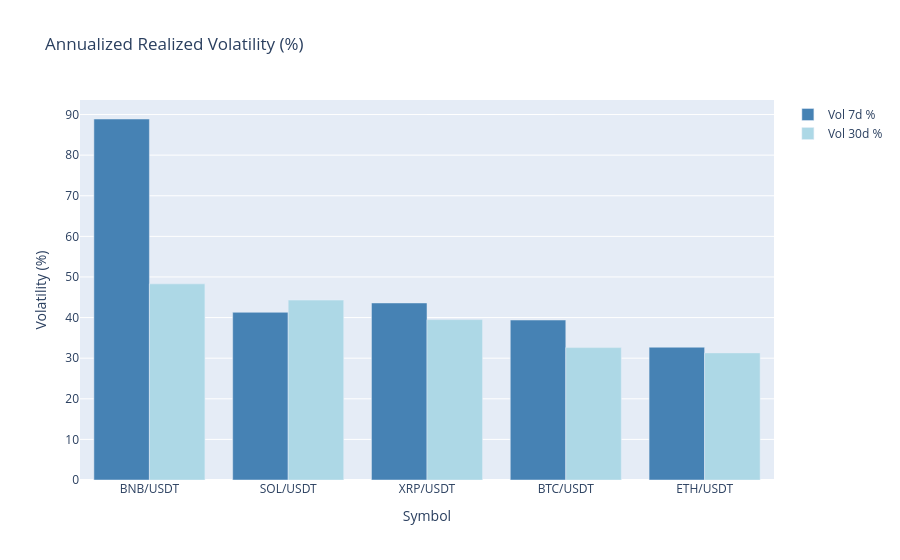

Notebook code for this chart:
### Code cell
fig = go.Figure()
fig.add_trace(go.Bar(name='Vol 7d %',  x=vol['symbol'], y=vol['vol_7d_pct'],  marker_color='steelblue'))
fig.add_trace(go.Bar(name='Vol 30d %', x=vol['symbol'], y=vol['vol_30d_pct'], marker_color='lightblue'))
fig.update_layout(barmode='group', title='Annualized Realized Volatility (%)',
                  yaxis_title='Volatility (%)', xaxis_title='Symbol')
fig.show()

### Figure 1 — Plotly figure (JSON) as saved in the notebook; plotly's stock layout.template omitted (floating-point values rounded to 4 significant figures)
{"data": [{"marker": {"color": "steelblue"}, "name": "Vol 7d %", "type": "bar", "x": ["BNB/USDT", "SOL/USDT", "XRP/USDT", "BTC/USDT", "ETH/USDT"], "y": [88.9, 41.3, 43.6, 39.4, 32.7]}, {"marker": {"color": "lightblue"}, "name": "Vol 30d %", "type": "bar", "x": ["BNB/USDT", "SOL/USDT", "XRP/USDT", "BTC/USDT", "ETH/USDT"], "y": [48.3, 44.3, 39.5, 32.6, 31.3]}], "layout": {"barmode": "group", "title": {"text": "Annualized Realized Volatility (%)"}, "xaxis": {"title": {"text": "Symbol"}}, "yaxis": {"title": {"text": "Volatility (%)"}}}}
